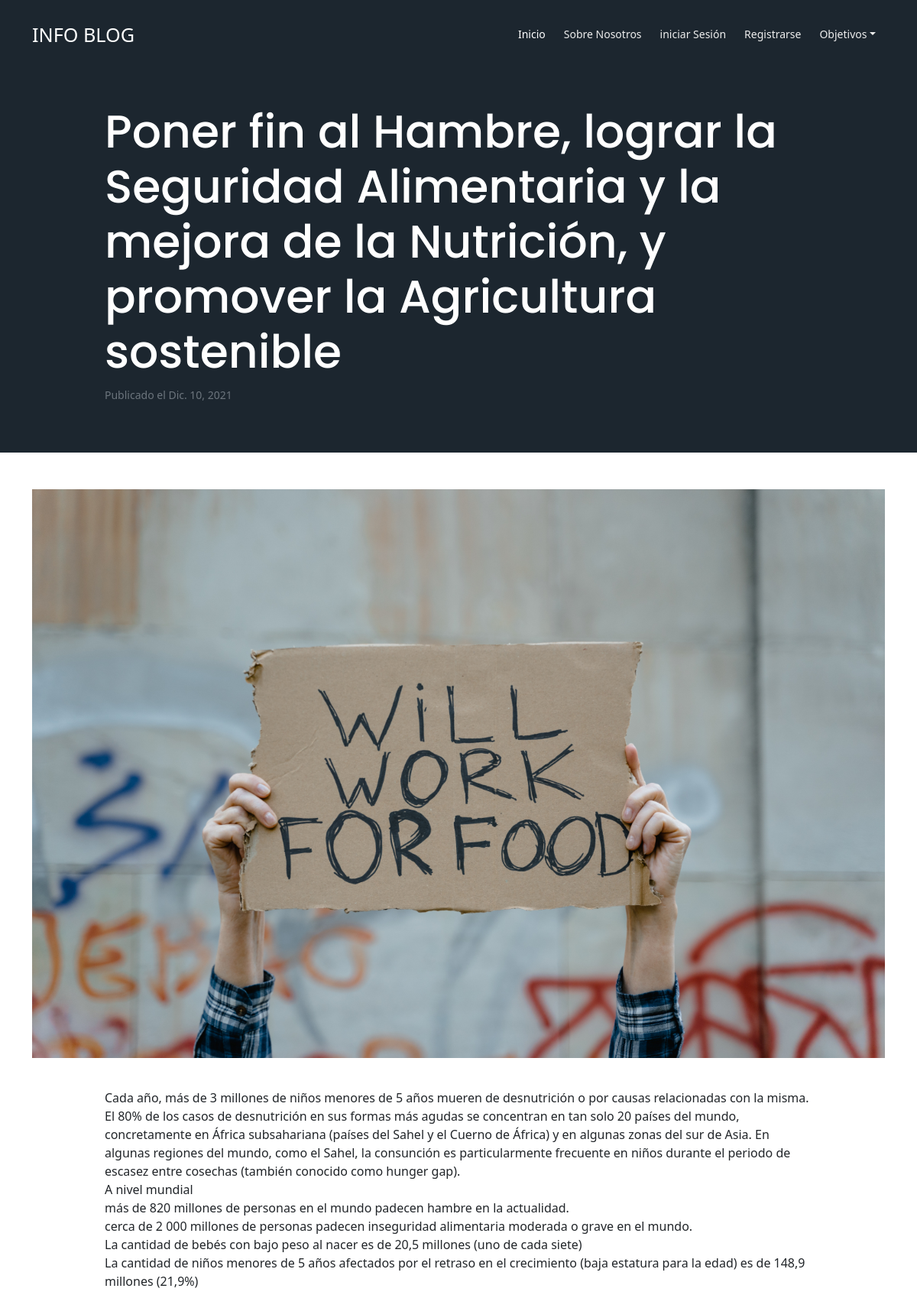
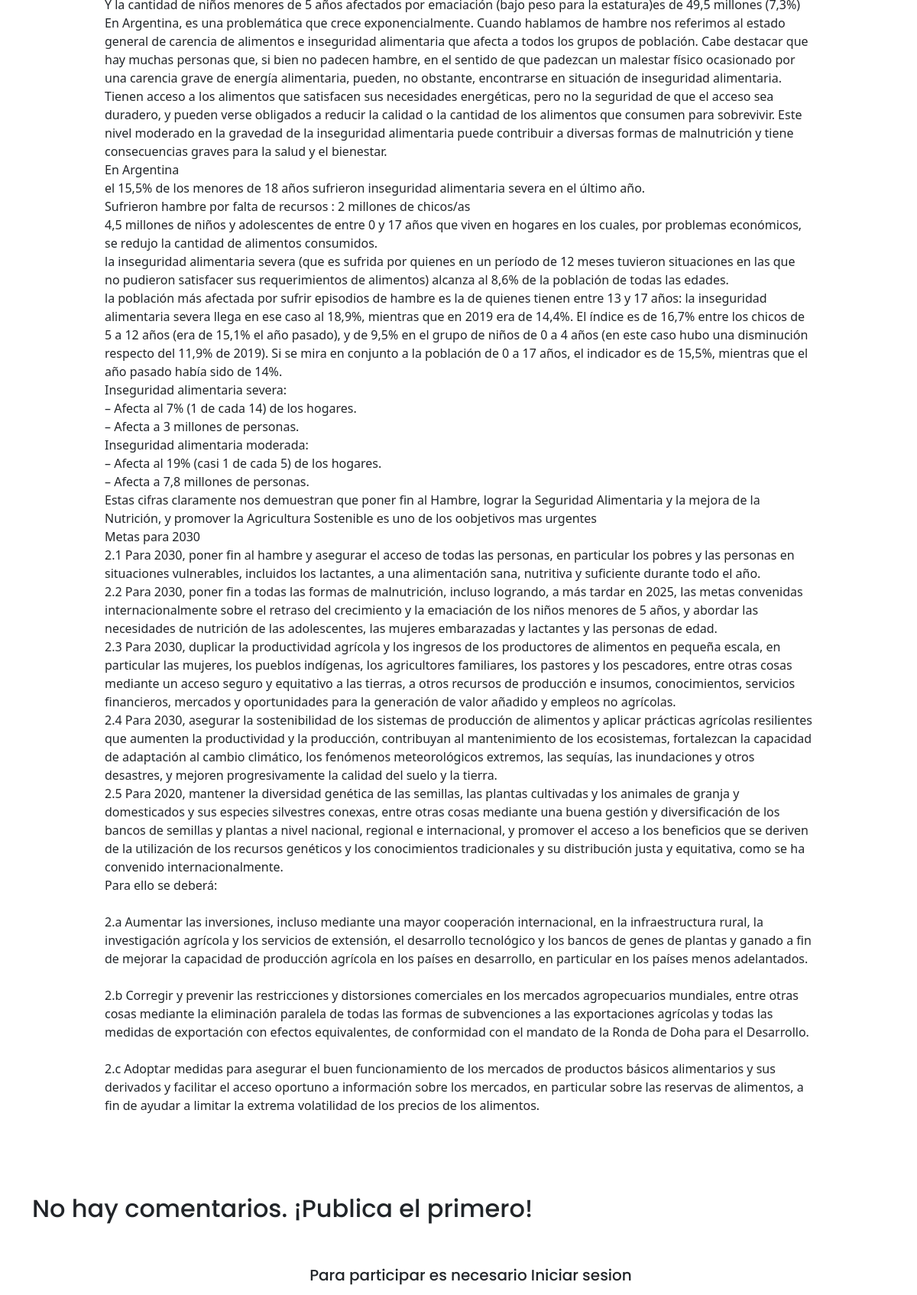
The app's page /post/1/ (upper part) with its own data (2 pictures, top to bottom).
### app/post/models.py (models this page shows, shortened)
class Post(models.Model):
    def user_directory_path(instance, filename: str):
        '''Toma: Una instancia del Post y el nombre de la imagen que se asigna al post.
        Devuelve: Un string con el directorio donde va a ser guardada la imagen.
        Usada en: El kwarg "upload_to" del atributo "img" del post.
        El kwarg "upload_to" le indica a Django dónde será guardada la imagen que le asignemos al post,
        así puede crear automáticamente esta carpeta y mover ahí el archivo en cuestión.'''
        return f"post/{instance.id}/{filename}"
    titulo = models.CharField('Título',
                              max_length=150,
                              null=False,
                              blank=False)
    fecha_creacion = models.DateField('Fecha de creación',
                                      auto_now=False,
                                      auto_now_add=True)
    descripcion = models.CharField('Descripción',
                                    max_length=255,
                                    null=False,
                                    blank=False)
    slug = models.SlugField('Slug',
                            max_length=100,
                            null=False,
                            blank=False)
    cuerpo = RichTextField('Cuerpo',
                              null=False,
                              blank=False, default="")
    img = models.ImageField(upload_to=user_directory_path, default="post/infoblog-logo.png")
    estado = models.BooleanField('Publicado/No publicado', default=True)
    categoria = models.ForeignKey(Categoria, on_delete=models.SET(0))
    destacado = models.BooleanField("Destacar", default=False)
    numero_visitas = models.IntegerField(default=0, editable=False)
    numero_comentarios = models.IntegerField(default=0, editable=False)
    class Meta:
        ordering = ('fecha_creacion', )

### app/post/views.py (the view)
# urls.py: path('post/<slug:post>/', views.vista_post, name="vista_post"),
@temporizar
def vista_post(request, post: str):
    objeto_post = get_object_or_404(Post, slug=post)
    comentarios = objeto_post.comentarios.filter(estado= True)
    objeto_post.numero_visitas = objeto_post.numero_visitas + 1
    objeto_post.save()
    comentario_nuevo = None
    if request.method == "POST":
        form_comentario= FormComentario(request.POST)
        if form_comentario.is_valid():
            comentario_nuevo = form_comentario.save(commit=False)
            comentario_nuevo.post_id = objeto_post
            comentario_nuevo.autor = User.objects.filter(username = request.user.username)[0]
            comentario_nuevo.save()
            objeto_post.numero_comentarios = objeto_post.numero_comentarios + 1
            objeto_post.save()
            return HttpResponseRedirect("/post/"+objeto_post.slug)
    else:
        form_comentario = FormComentario()
    contexto={
        "post": objeto_post,
        "comentarios": comentarios,
        "comentario": comentario_nuevo,
        "forma_comentario": form_comentario
    }
    return render(request, 'post/post_simple.html', context=contexto)

### app/categoria/models.py (called while the page is built)
    def __str__(self) -> str:
        return self.nombre

### app/utils/context_processors.py (called while the page is built)
def obtener_post_destacado(request):
    from app.post.models import Post
    contexto={
        "post_destacado": Post.objects.all().filter(estado = True, destacado = True)[0]
    }
    return contexto

def obtener_categorias(request):
    from app.categoria.models import Categoria
    contexto = {
        "categorias": Categoria.objects.all().filter(estado=True).order_by('nombre')
    }
    return contexto

### app/utils/utils.py (called while the page is built)
def temporizar(func):
    @wraps(func)
    def wrapper_timer(*args, **kwargs):
        tiempo_comienzo = time.perf_counter()
        valor = func(*args, **kwargs)
        tiempo_final = time.perf_counter()
        tiempo_total = tiempo_final - tiempo_comienzo
        logging.info(f"Función {func.__name__!r} corrió en {tiempo_total:.4f} segundos.")
        return valor
    return wrapper_timer

### BlogInfoBase/templates/post/post_simple.html (shortened to what this page needs)
{%extends 'base/base.html'%}
{% load static %}
{%block contenido%}
<header class="ex-header">
    <div class="container">
        <div class="row">
            <div class="col-xl-10 offset-xl-1">
                <h1>{{post.titulo}}</h1>
                <small class="text-muted">Publicado el {{post.fecha_creacion}}</small>
            </div>
        </div>
    </div>
</header>
<div class="ex-basic-1 ">
    <div class="container text-center">
        <div class="row">
            <div class="col-lg-12">
                <img class="img-fluid mt-5 mb-3" src="{{post.img.url}}" alt="alternative">
            </div>
        </div>
    </div>
</div>
<div class="ex-basic-1 pt-4 pb-5">
    <div class="container">
        <div class="row">
            <div class="col-xl-10 offset-xl-1" style="word-break: break-word;">
                {{post.cuerpo|safe|linebreaks}}
            </div>
        </div>
    </div>
</div>
<div oncontextmenu='return false' class='snippet-body pt-5'>
    <div class="container mt-2 mb-2">
        <div class="row d-flex justify-content-center">
            <div class="col">
                <div class="text-left">
                    {%with comentarios.count as total_comments%}
                    {% if total_comments != 0 %}
                    <h6>{{total_comments}} comentario{{ total_comments|pluralize }}</h6>
                </div>
                {%else%}
                <h2>
                    No hay comentarios. ¡Publica el primero!
                </h2>
                {% endif %}
                {%endwith%}
            </div>
        </div>
    </div>
</div>
<div class="ex-basic-1 pt-4 pb-5">
    <div class="container">
        <div class="row">
            <div class="col-xl-10 offset-xl-1" style="word-break: break-word;">
                {% if user.is_authenticated %}
                <form id="FormaComentario" method="post">
                    {{forma_comentario.as_p}}
                    {% csrf_token %}
                    <button type="submit" class="btn btn-tertiary my-2 btn-lg btn-block">Agregar comentario</button>
                </form>
                {% else %}
                <div class="container text-center m-3">
                    <div class="align-items-center">
                        <h5> Para participar es necesario Iniciar sesion </h5>
                    </div>
                </div>
                {% endif %}
            </div>
        </div>
    </div>
</div>
{%endblock%}

### BlogInfoBase/static/css/cssPosts/style.css (style rules this page uses)
:root { --primary: #1c262f; --primary-light: #212d37; --secondary: #0ee951; --tertiary: #00cc4e; --gradient: linear-gradient(to right, #0ee962, #02b19c); }
h1, h2, h3, h4, h5, h6 { font-family: "Poppins", sans-serif; }
h1 { font-size: 60px; font-weight: 500; }
p, ul, h4 { margin: 0; padding: 0; }
.ex-header { padding-top: 8.5rem; padding-bottom: 4rem; background-color: var(--primary); }
.ex-header h1 { color: #fff; }

### records on screen
Post: titulo "Poner fin al Hambre, lograr la Seguridad Alimentaria y la mejora de la Nutrición, y promover la Agricultura sostenible", fecha_creacion "Dic. 10, 2021", img (picture), cuerpo "Cada año, más de 3 millones de niños menores de 5 años mueren de desnutrición o por causas relacionadas con la misma. El 80% de los casos de desnutrición en sus formas más agudas se concentran en tan solo 20 países del mundo, concretamente en África subsahariana (países del Sahel y el Cuerno de África) y en algunas zonas del sur de Asia. En algunas regiones del mundo, como el Sahel, la consunción es particularmente frecuente en niños durante el periodo de escasez entre cosechas (también conocido como hunger gap). A nivel mundial más de 820 millones de personas en el mundo padecen hambre en la actualidad. cerca de 2 000 millones de personas padecen inseguridad alimentaria moderada o grave en…"
